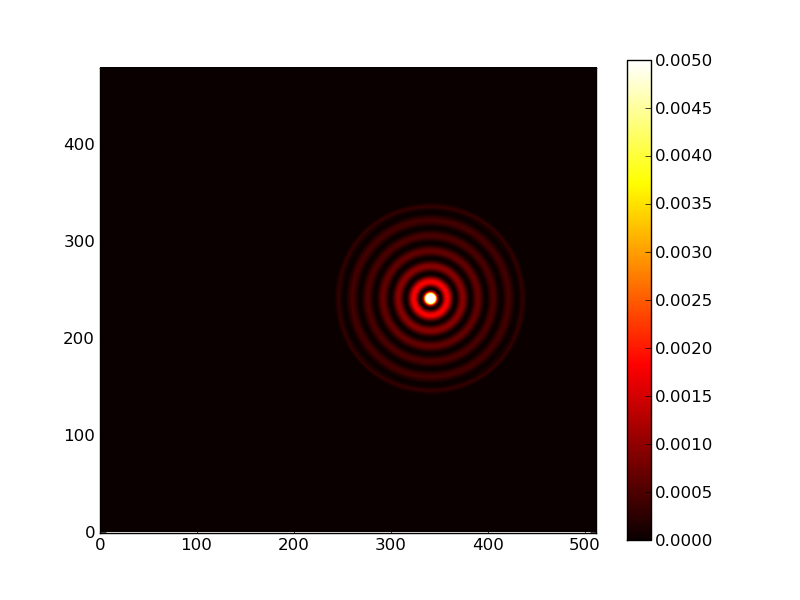

This chart was generated by the following Python code:
#!/usr/bin/env python

import sys
sys.path.append('/home/kifang')

from kemp.fdtd3d import common_gpu
from kemp.fdtd3d.gpu import Fdtd, DirectSrc, GetFields
import numpy as np
import pyopencl as cl


nx, ny, nz = 240, 256, 256		# 540 MB
#nx, ny, nz = 512, 480, 480		# 3.96 GB
#nx, ny, nz = 480, 480, 480		# 3.71 GB
tmax, tgap = 200, 10
gpu_id = 0

gpu_devices = common_gpu.get_gpu_devices()
context = cl.Context(gpu_devices)
device = gpu_devices[gpu_id]

fdtd = Fdtd(context, device, nx, ny, nz, coeff_use='')
src = DirectSrc(fdtd, 'ez', (nx/3*2, ny/2, 0), (nx/3*2, ny/2, nz-1), lambda tstep: np.sin(0.1 * tstep))
output = GetFields(fdtd, 'ez', (0, 0, nz/2), (nx-1, ny-1, nz/2))


# Plot
import matplotlib.pyplot as plt
plt.ion()
imag = plt.imshow(output.get_fields('ez').T, cmap=plt.cm.hot, origin='lower', vmin=0, vmax=0.05)
plt.colorbar()


# Main loop
from datetime import datetime
t0 = datetime.now()

for tstep in xrange(1, tmax+1):
	fdtd.update_h()
	fdtd.update_e()
	src.update(tstep)

	if tstep % tgap == 0:
		print('[%s] %d/%d (%d %%)\r' % (datetime.now() - t0, tstep, tmax, float(tstep)/tmax*100)),
		sys.stdout.flush()

		output.get_event().wait()
		f = output.get_fields('ez')
		imag.set_array(f.T**2 )
		#plt.savefig('./simple.png')
		plt.draw()

#print('[%s] %d/%d (%d %%)' % (datetime.now() - t0, tstep, tmax, float(tstep)/tmax*100))
print('')
